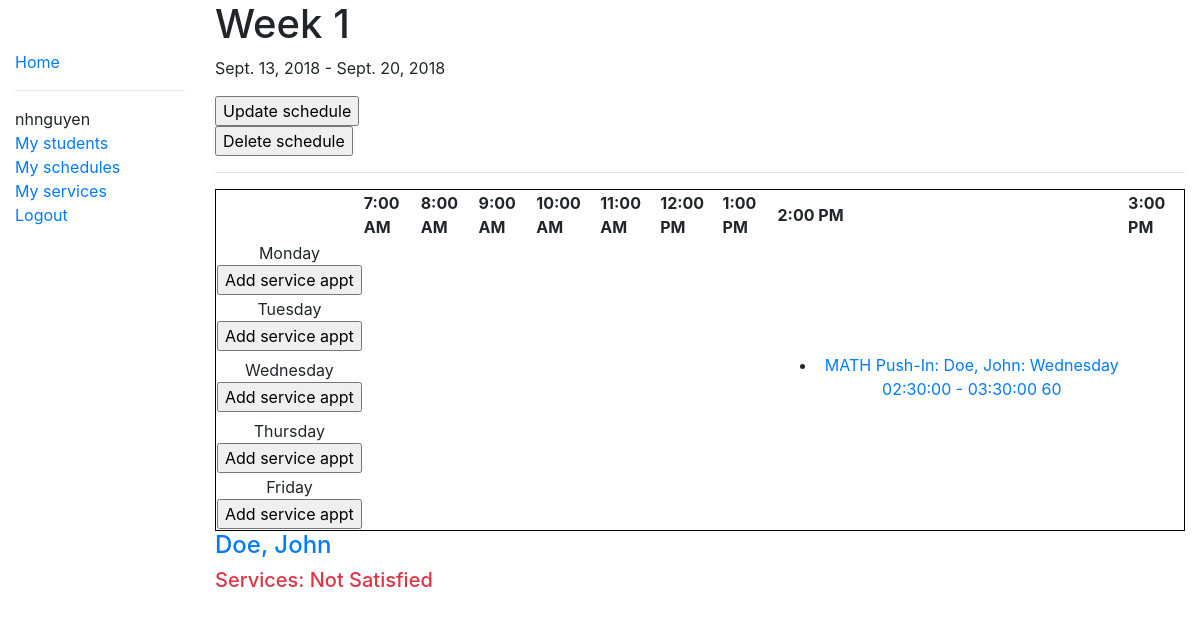
/app/schedule/1 (signed in), run on an earlier commit of the app's database.
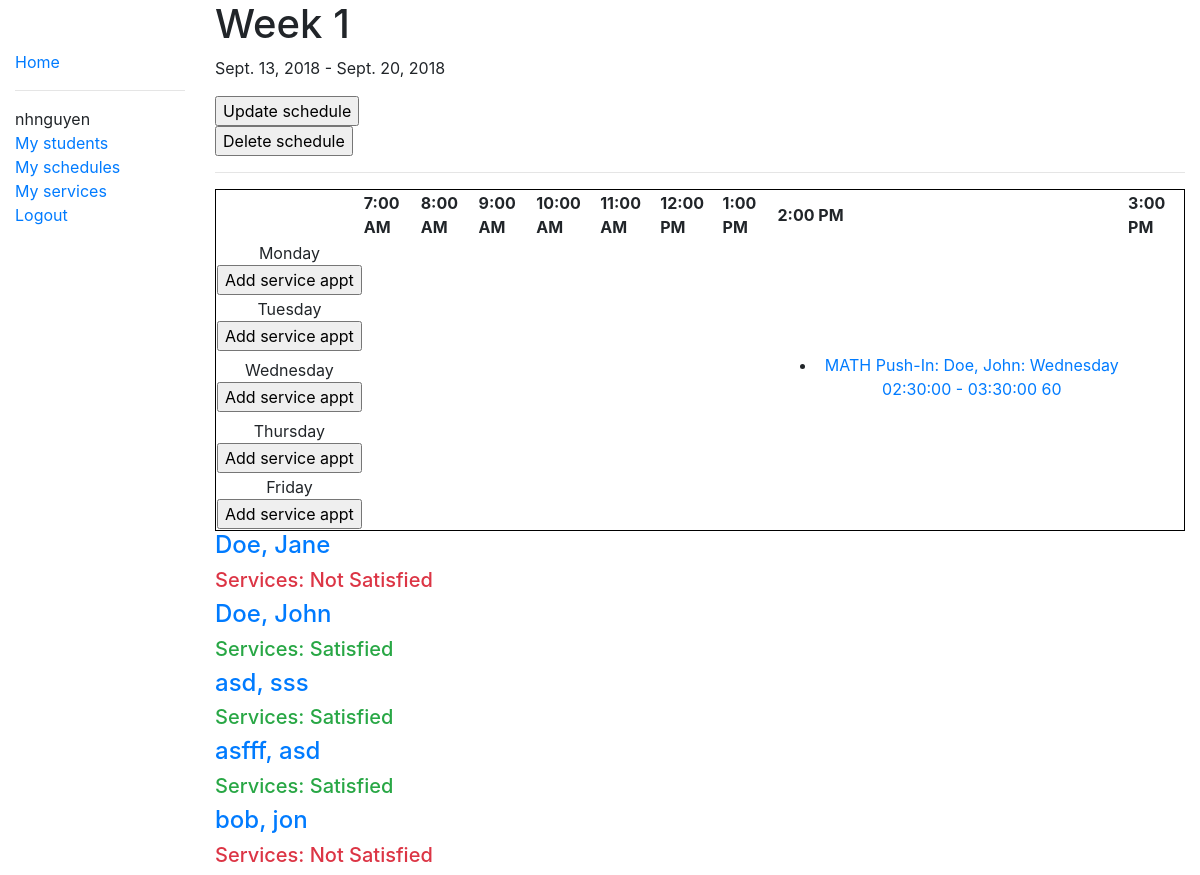
And on a later commit of the database.
### app/models.py (models this page shows, shortened)
class ServiceInstance(models.Model):
    service = models.ForeignKey('Service', related_name='stud_serviceinstances', on_delete=models.SET_NULL, null=True, help_text='The particular service this belongs to')
    DAYS = (
        ('Monday','Monday'),
        ('Tuesday','Tuesday'),
        ('Wednesday','Wednesday'),
        ('Thursday','Thursday'),
        ('Friday','Friday'),
        )
    day = models.CharField(
        max_length=9,
        choices=DAYS,
        help_text='Day for the service')
    time_start = models.TimeField(default=timezone.now, blank=True)
    time_end = models.TimeField(default=timezone.now, blank=True)
    scheduled_for = models.ForeignKey('Schedule', related_name='sched_serviceinstances', on_delete=models.SET_NULL, null=True)
    @property
    def duration(self):
        if self.time_start != None and self.time_end != None:   # check because time_start and time_end can be blank
            start = timedelta(hours=self.time_start.hour, minutes=self.time_start.minute, seconds=self.time_start.second)
            end = timedelta(hours=self.time_end.hour, minutes=self.time_end.minute, seconds=self.time_end.second)
            time = end - start
            duration = int(time.total_seconds() / 60)
            return duration
    def __str__(self):
        return f'{self.service}: {self.day} {self.time_start} - {self.time_end} {self.duration}'
    def get_absolute_url(self):
        return reverse('serviceinstance-detail', args=[str(self.id)])

class Service(models.Model):
    student = models.ForeignKey('Student', related_name='services', on_delete=models.SET_NULL, null=True)
    SUBJECTS = (
        ('MATH', 'Math'),
        ('ELA', 'ELA')
        )
    subject = models.CharField(
        max_length=4,
        choices=SUBJECTS,
        default=None,
        help_text='Subject'
        )
    SERVICES = (
        ('Push-In', 'Push-In'),
        ('Pull-Out', 'Pull-Out')
        )
    service_type = models.CharField(
        max_length=8,
        choices=SERVICES,
        default=None,
        help_text='Service type'
        )
    total_time_req = models.IntegerField(help_text='Enter total time required')
    satisfied = models.BooleanField(help_text='Check if this service has been satisfied')
    def __str__(self):
        return f'{self.subject} {self.service_type}: {str(self.student)}'
    @property
    def is_satisfied(self):
        allocated_time= 0
        for serviceinstance in self.stud_serviceinstances.all():
            if serviceinstance.scheduled_for.active:
                allocated_time += serviceinstance.duration
        return allocated_time >= self.total_time_req

class Student(models.Model):
    first_name = models.CharField(max_length=20, help_text='Enter First Name')
    middle_name = models.CharField(max_length=20, null=True, blank=True, help_text='Enter Middle Name')
    last_name = models.CharField(max_length=20, help_text='Enter Last Name')
    teacher = models.ForeignKey(User, on_delete=models.CASCADE, null=True)
    serviced = models.BooleanField(default=False, help_text='Check if the services for this student have been completed')
    id = models.UUIDField(primary_key=True, default=uuid.uuid4, help_text='Unique ID for this student')
    class Meta:
        ordering = ['last_name', 'first_name']
    def __str__(self):
        return f'{self.last_name}, {self.first_name}'
    def get_absolute_url(self):
        return reverse('student-detail', args=[str(self.id)])
    @property
    def is_serviced(self):
        for service in self.services.all():
            if not service.is_satisfied:
                return False
        return True

### app/views.py (the view)
# urls.py: path('schedule/<int:pk>', staff_member_required(views.ScheduleDetailView), name='schedule-detail'),
@login_required
def ScheduleDetailView(request, pk):
    schedule = get_object_or_404(Schedule, pk=pk)
    students = Student.objects.all()
    html = ""
    def get_time_slot():
        time_slot = {
            (datetime.time(hour=7), "AM"): [],
            (datetime.time(hour=8), "AM"): [],
            (datetime.time(hour=9), "AM"): [],
            (datetime.time(hour=10), "AM"): [],
            (datetime.time(hour=11), "AM"): [],
            (datetime.time(hour=12), "PM"): [],
            (datetime.time(hour=1), "PM"): [],
            (datetime.time(hour=2), "PM"): [],
            (datetime.time(hour=3), "PM"): [],
        }
        return time_slot
    appts = {
        "Monday": get_time_slot(),
        "Tuesday": get_time_slot(),
        "Wednesday": get_time_slot(),
        "Thursday": get_time_slot(),
        "Friday": get_time_slot(),
        }
    for serviceinstance in schedule.sched_serviceinstances.all():   # using the related_name of the model to backtrace its one-to-many relationship
        for day_slot in appts.keys():
            if day_slot == serviceinstance.day:
                for time_slot in appts[day_slot].keys():
                    if serviceinstance.time_start and serviceinstance.time_start.hour == time_slot[0].hour:  # make sure the service instance has a time_start field to begin with,
                        appts[day_slot][time_slot].append(serviceinstance)                                   # then check if the service instance start hour can be mapped to a time slot,
    context = {
        "schedule": schedule,
        "student_list": students,
        "appts": appts,
        }
    return render(request, "app/schedule_detail.html", context)

### app/templates/app/schedule_detail.html
{% extends "base_template.html" %}
{% block content %}
    <h1>{{schedule.title}}</h1>
    <p>{{schedule.start_date}} - {{schedule.end_date}}</p>
    <form action="{% url 'update-schedule' schedule.id %}">
        <input type="submit" value="Update schedule">
    </form>
    <form action="{% url 'delete-schedule' schedule.id %}">
        <input type="submit" value="Delete schedule">
    </form>
    <hr>
    <table id="schedule-table2">
        <tr>
            <th></th>
            <th>7:00 AM</th>
            <th>8:00 AM</th>
            <th>9:00 AM</th>
            <th>10:00 AM</th>
            <th>11:00 AM</th>
            <th>12:00 PM</th>
            <th>1:00 PM</th>
            <th>2:00 PM</th>
            <th>3:00 PM</th>
        </tr>
        {% for day, time_slots in appts.items %}
            <tr>
                <td>
                    {{day}}
                    <form action="{% url 'create-serviceinstance' schedule.id %}">
                        <input type="submit" value="Add service appt">
                    </form>
                </td>
                {% for services in time_slots.values %}
                    <td>
                        <ul>
                        {% for serviceinstance in services %}
                            <li><a href="{{serviceinstance.get_absolute_url}}">{{serviceinstance}}</a></li>
                        {% endfor %}
                        </ul>
                    </td>
                {% endfor %}
            </tr>
        {% endfor %}
    </table>
    {% for student in student_list %}
        <h4><a href="{{ student.get_absolute_url }}">{{student}}</a></h4>
        {% if student.is_serviced %}
            <h5 class="text-success">Services: Satisfied</h5>
        {% else %}
            <h5 class="text-danger">Services: Not Satisfied</h5>
        {% endif %}
    {% endfor %}
{% endblock %}

What changed in the data, as far as the page shows it:
added Student: last_name+first_name "Doe, Jane", shows "Services: Not Satisfied"
computed for Student "Doe, John": text "Services: Not Satisfied" → "Services: Satisfied"
added Student: last_name+first_name "asd, sss", shows "Services: Satisfied"
added Student: last_name+first_name "asfff, asd", shows "Services: Satisfied"
added Student: last_name+first_name "bob, jon", shows "Services: Not Satisfied"
